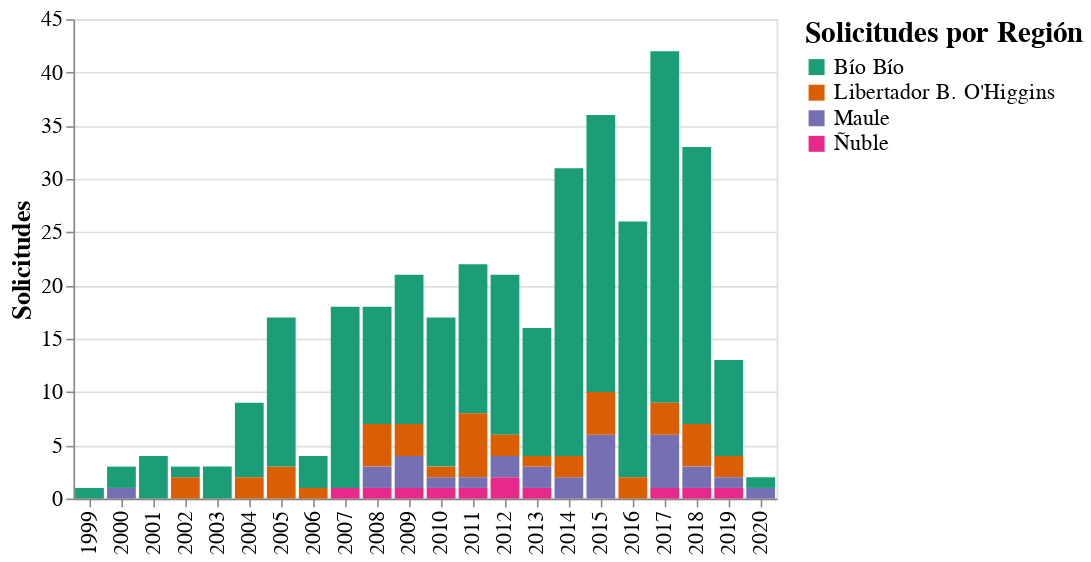

Source (notebook cell):
### Markdown cell above
#### Conteo para Applicants

### Code cell
# only use df_macrozone for Registers -- dont need clean data
chart = alt.Chart(df_macrozone2).mark_bar().encode(
    x=alt.X('Year:O', title=None),
    y=alt.Y('count()', title='Solicitudes'),
    color = alt.Color('ApplicantRegion:N', legend=alt.Legend(title=[]"Solicitudes por Región"), scale=alt.Scale(scheme='dark2')),
    tooltip = [alt.Tooltip ('Year'),alt.Tooltip('ApplicantRegion', title='Región'),
               alt.Tooltip('count()',title = 'N° de Applicants')]
).configure_legend(
    titleFontSize=18,
    labelFontSize=14
).configure_axis(
    labelFontSize=14,
    titleFontSize=16
).configure_title(
    fontSize=20,
    font='Courier',
    anchor='middle',
    color='gray'
)

chart

# ✅ Quitar la etiqueta YEAR porque es innesearia

# ✅ La etiqueta del eje y que diga solicitudes

# ✅ Cambiar título de leyenda

# ✅ Más grande las etiquetas 

# ❌ Poner una linea o salto con 2019 y 2020 (Este es opcional, esto me dijo que se hacía cuando no teníamos certeza de los datos, por ejemplo en 2019 y 2020 hay pocos datos y es bastante probable que esa data esté mala o incompleta)

# ❌ Revisar bien data 2020 porque hay pocos datos

### Figure 1 — Vega-Lite specification as saved in the notebook (floating-point values rounded to 4 significant figures; data arrays with more than 128 entries replaced by an {"elided": "..."} marker saying what was removed)
{"config": {"view": {"continuousWidth": 400, "continuousHeight": 300}, "axis": {"labelFontSize": 14, "titleFontSize": 16}, "legend": {"labelFontSize": 14, "titleFontSize": 18}, "title": {"anchor": "middle", "color": "gray", "font": "Courier", "fontSize": 20}}, "data": {"name": "data-4ea6672bdd50ceada51ee1ad62f8bbc6"}, "mark": "bar", "encoding": {"color": {"type": "nominal", "field": "ApplicantRegion", "legend": {"title": "Solicitudes por Región"}, "scale": {"scheme": "dark2"}}, "tooltip": [{"type": "nominal", "field": "Year"}, {"type": "nominal", "field": "ApplicantRegion", "title": "Región"}, {"type": "quantitative", "aggregate": "count", "title": "N° de Applicants"}], "x": {"type": "ordinal", "field": "Year", "title": null}, "y": {"type": "quantitative", "aggregate": "count", "title": "Solicitudes"}}, "$schema": "https://vega.github.io/schema/vega-lite/v4.8.1.json", "datasets": {"data-4ea6672bdd50ceada51ee1ad62f8bbc6": {"elided": "360 records"}}}
